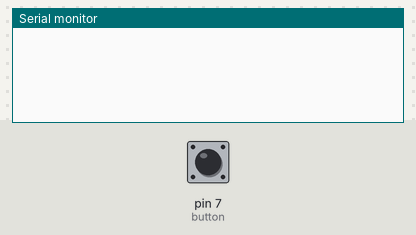
A sketch run on a simulated Arduino Uno, built with avr-gcc and run on an emulated ATmega328P. Parts: the last lines printed to the serial monitor. The inputs (shaded band) are chosen by the test bench; at power-on: pin 7 (button) HIGH.

Above: at 1.2 s.
1.3 s: pin 7 (button) pulled LOW for 0.15 s
At 1.6 s:
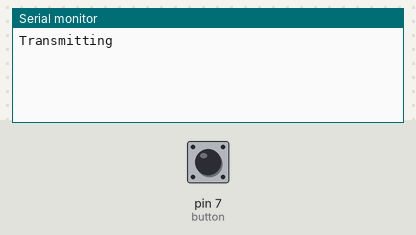
At 3.1 s:
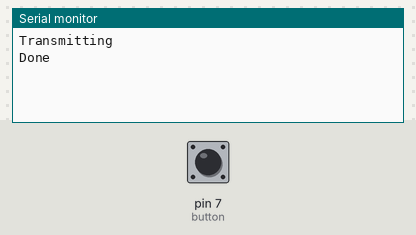

The sketch:

transmit.ino
```cpp
#include <Arduino.h>
#include <Button.h>

Button button = Button(7, true, true, 25);


const char * preamble = "1010101010101010101010101010101010101010101010101010101010101010101010101010101010101010";
const char * header = "110011001100110011001100110000000011111111";
const char * code = "0011001100110011110000111100001111000011110000110011110011000011001111001100001100111100001111001100001100111100110011001100110011000011001111001100001111000011110011";

#define BIT_US 330
#define TX_PIN 9

void onPress(Button& b);
void do_transmit();

void setup() {
    Serial.begin(115200);
    pinMode(TX_PIN, OUTPUT);
    // pinMode(7, INPUT_PULLUP);
}


void do_transmit() {
  Serial.println("Transmitting");

  size_t preamble_size = strlen(preamble);
  size_t header_size = strlen(header);
  size_t code_size = strlen(code);

  for (size_t i = 0; i < 20; i++) {
    for (size_t i = 0; i < preamble_size; i++) {
      // Serial.print(preamble[i]);
      digitalWrite(TX_PIN, preamble[i] == '0' ? HIGH : LOW);
      delayMicroseconds(BIT_US);
    }
  }

  for (size_t i = 0; i < 1; i++) {
    for (size_t i = 0; i < header_size; i++) {
      // Serial.print(header[i]);
      digitalWrite(TX_PIN, header[i] == '0' ? HIGH : LOW);
      delayMicroseconds(BIT_US);
    }

    for (size_t i = 0; i < code_size; i++) {
      digitalWrite(TX_PIN, code[i] == '0' ? HIGH : LOW);
      delayMicroseconds(BIT_US);
    }
  }
  Serial.println("Done");
}

void loop() {
  button.read();
  if (button.isPressed()) {
    do_transmit();
  } else {
    // Serial.println("Not pressed");
  }
}
```

Measured:
- after the input at 1.3 s, the serial monitor: prints a new line at once (image 1)
